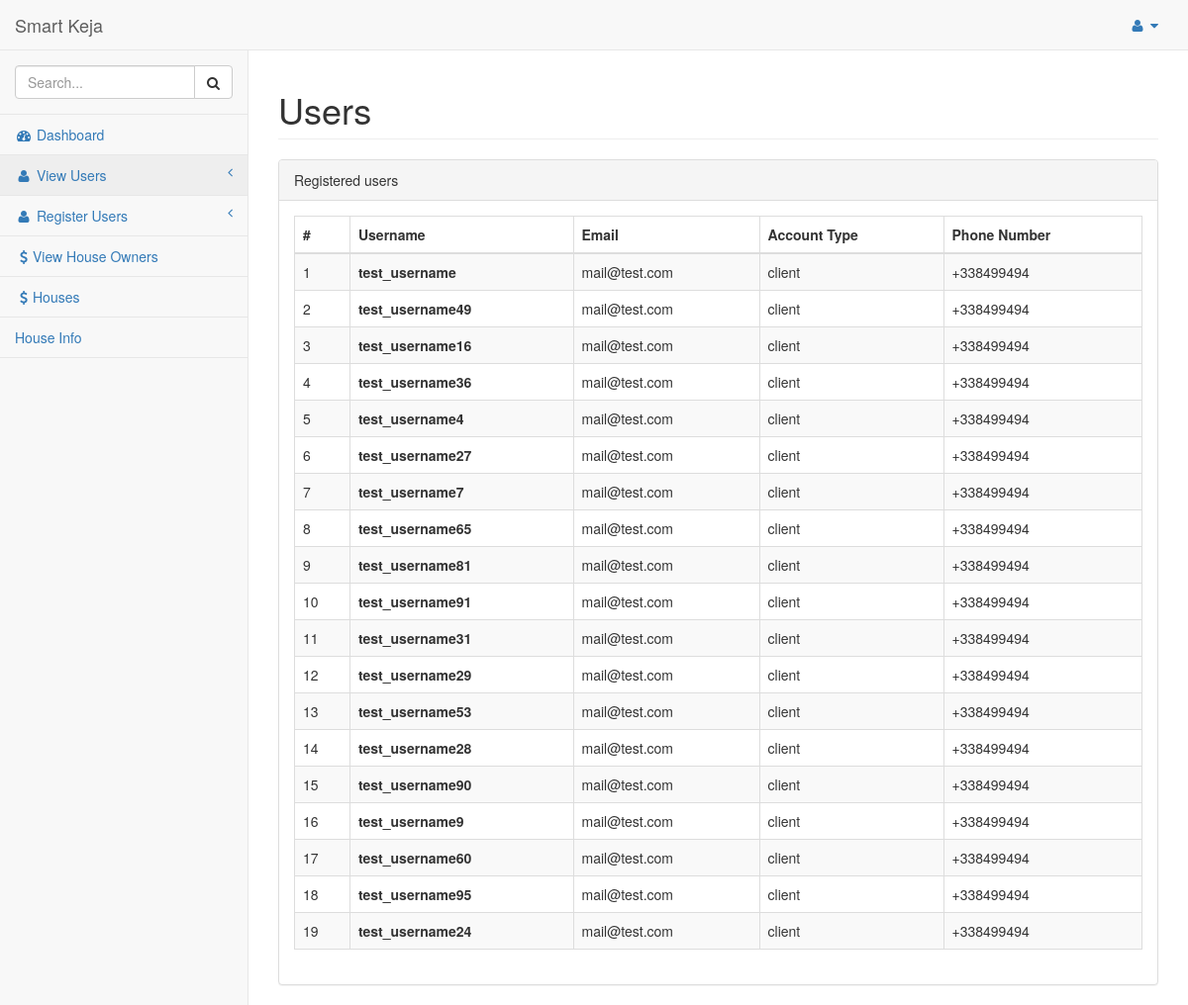
The page /admin/pages/users.php on the database as committed earlier.
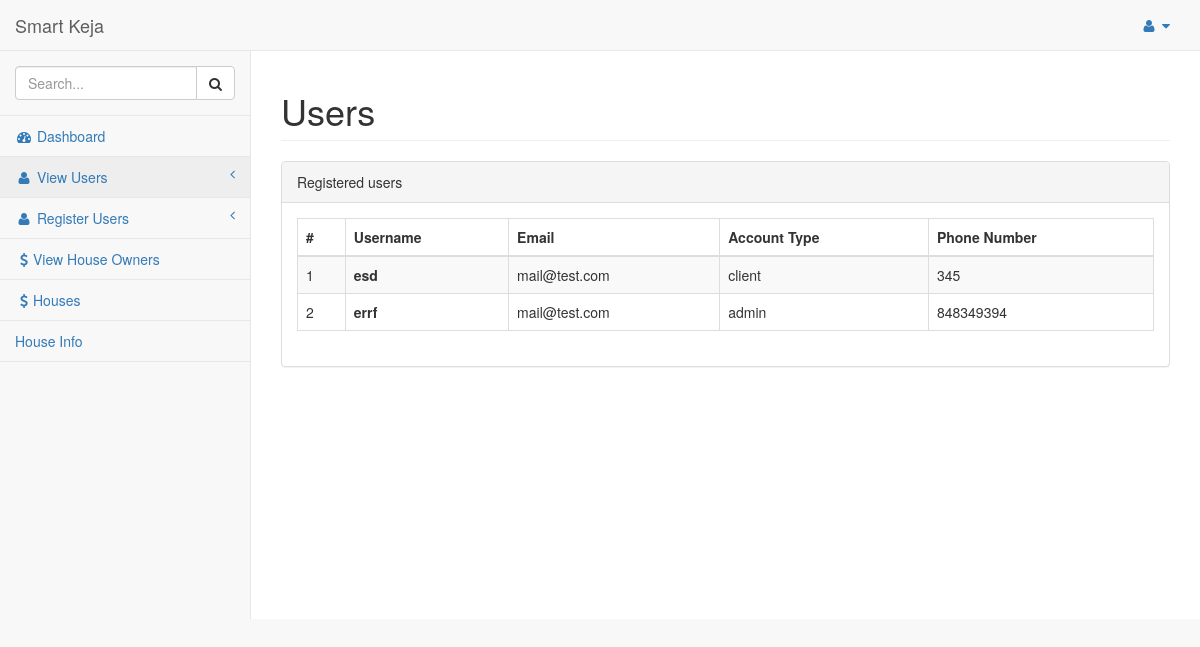
The same page on the database as committed later.
### tables this page shows
CREATE TABLE `users` (
  `id` int(11) NOT NULL,
  `username` varchar(32) NOT NULL,
  `email` varchar(128) NOT NULL,
  `password` varchar(128) NOT NULL,
  `account_type` enum('client','agent','owner','admin') NOT NULL,
  `phone_number` varchar(13) NOT NULL
);

### src/App/Controllers/UserController.php (called while the page is built, shortened)
<?php
class UserController implements UserInterface
{
    public static function all()
    {
        $db = new DB();
        $conn = $db->connect();
        try {
            $stmt = $conn->prepare("SELECT * FROM users WHERE 1");
            if ($stmt->execute() && $stmt->rowCount() > 0) {
                return $stmt->fetchAll();
            } else {
                return [
                    "error" => "No Data found"
                ];
            }
        } catch (\PDOException $e) {
            return [
                "error" => $e->getMessage()
            ];
        }
    }
}

### admin/pages/users.php (the view, shortened to what this page needs)
<?php
$users = \App\Controllers\UserController::all();
$counter = 1;
?>
<!DOCTYPE html>
<html lang="en">
<head>
    <link href="../vendor/bootstrap/css/bootstrap.min.css" rel="stylesheet">
    <link href="../vendor/metisMenu/metisMenu.min.css" rel="stylesheet">
    <link href="../vendor/datatables-plugins/dataTables.bootstrap.css" rel="stylesheet">
    <link href="../vendor/datatables-responsive/dataTables.responsive.css" rel="stylesheet">
    <link href="../dist/css/sb-admin-2.css" rel="stylesheet">
    <link href="../vendor/font-awesome/css/font-awesome.min.css" rel="stylesheet" type="text/css">
</head>
<body>
<div id="wrapper">
    <?php include_once 'right_menu.php' ?>
    <div id="page-wrapper">
        <div class="row">
            <div class="col-lg-12">
                <h1 class="page-header">Users</h1>
            </div>
        </div>
        <div class="row">
            <div class="col-lg-12">
                <div class="panel panel-default">
                    <div class="panel-heading">
                        Registered users
                    </div>
                    <div class="panel-body">
                        <div class="table-responsive">
                            <table width="100%" class="table table-striped table-bordered table-hover"
                                   id="dataTables-example">
                                <thead>
                                <tr>
                                    <th>#</th>
                                    <th>Username</th>
                                    <th>Email</th>
                                    <th>Account Type</th>
                                    <th>Phone Number</th>
                                </tr>
                                </thead>
                                <tbody>
                                <?php foreach ($users as $user): ?>
                                    <tr class="odd gradeX">
                                        <td><?php echo $counter++ ?></td>
                                        <td style="font-weight: bolder; color:<?php if($user['isAdmin']==1): echo 'red';endif;?>"><?php echo $user['username']; ?></td>
                                        <td><?php echo $user['email']; ?></td>
                                        <td><?php echo $user['account_type']; ?></td>
                                        <td><?php echo $user['phone_number']; ?></td>
                                    </tr>
                                <?php endforeach; ?>
                                </tbody>
                            </table>
                        </div>
                    </div>
                </div>
            </div>
        </div>
    </div>
</body>
</html>

### admin/pages/right_menu.php (shortened to what this page needs)
<nav class="navbar navbar-default navbar-static-top" role="navigation" style="margin-bottom: 0">
    <div class="navbar-header">
        <a class="navbar-brand" href="index.php">Smart Keja</a>
    </div>
    <ul class="nav navbar-top-links navbar-right">
        <li class="dropdown">
            <a class="dropdown-toggle" data-toggle="dropdown" href="#">
                <i class="fa fa-user fa-fw"></i> <i class="fa fa-caret-down"></i>
            </a>
        </li>
    </ul>
    <div class="navbar-default sidebar" role="navigation">
        <div class="sidebar-nav navbar-collapse">
            <ul class="nav" id="side-menu">
                <li class="sidebar-search">
                    <div class="input-group custom-search-form">
                        <input type="text" class="form-control" placeholder="Search...">
                        <span class="input-group-btn">
                                <button class="btn btn-default" type="button">
                                    <i class="fa fa-search"></i>
                                </button>
                            </span>
                    </div>
                </li>
                <li>
                    <a href="index.php"><i class="fa fa-dashboard fa-fw"></i> Dashboard</a>
                </li>
                <li>
                    <a href="users.php"><i class="fa fa-user fa-fw"></i> View Users<span class="fa arrow"></span></a>
                </li>
                <li>
                    <a href="register_user.php"><i class="fa fa-user fa-fw"></i> Register Users<span class="fa arrow"></span></a>
                </li>
                <li>
                    <a href="indiviual_house_owners.php"><i class="fa fa-dollar  fa-fw"></i>View House Owners</a>
                </li>
                <li>
                    <a href="houses.php"><i class="fa fa-dollar fa-fw"></i>Houses</a>
                </li>
                <li>
                    <a href="#">House Info</a>
                </li>
            </ul>
        </div>
    </div>
</nav>

Rows that differ between the two databases and show on the page:
removed users: username "test_username", email "mail@test.com", account_type "client", phone_number "+338499494"
removed users: username "test_username49", email "mail@test.com", account_type "client", phone_number "+338499494"
removed users: username "test_username16", email "mail@test.com", account_type "client", phone_number "+338499494"
removed users: username "test_username36", email "mail@test.com", account_type "client", phone_number "+338499494"
removed users: username "test_username4", email "mail@test.com", account_type "client", phone_number "+338499494"
removed users: username "test_username27", email "mail@test.com", account_type "client", phone_number "+338499494"
removed users: username "test_username7", email "mail@test.com", account_type "client", phone_number "+338499494"
removed users: username "test_username65", email "mail@test.com", account_type "client", phone_number "+338499494"
removed users: username "test_username81", email "mail@test.com", account_type "client", phone_number "+338499494"
removed users: username "test_username91", email "mail@test.com", account_type "client", phone_number "+338499494"
removed users: username "test_username31", email "mail@test.com", account_type "client", phone_number "+338499494"
removed users: username "test_username29", email "mail@test.com", account_type "client", phone_number "+338499494"
removed users: username "test_username53", email "mail@test.com", account_type "client", phone_number "+338499494"
removed users: username "test_username28", email "mail@test.com", account_type "client", phone_number "+338499494"
removed users: username "test_username90", email "mail@test.com", account_type "client", phone_number "+338499494"
removed users: username "test_username9", email "mail@test.com", account_type "client", phone_number "+338499494"
removed users: username "test_username60", email "mail@test.com", account_type "client", phone_number "+338499494"
removed users: username "test_username95", email "mail@test.com", account_type "client", phone_number "+338499494"
removed users: username "test_username24", email "mail@test.com", account_type "client", phone_number "+338499494"
added users: username "esd", email "mail@test.com", account_type "client", phone_number "345"
added users: username "errf", email "mail@test.com", account_type "admin", phone_number "848349394"
